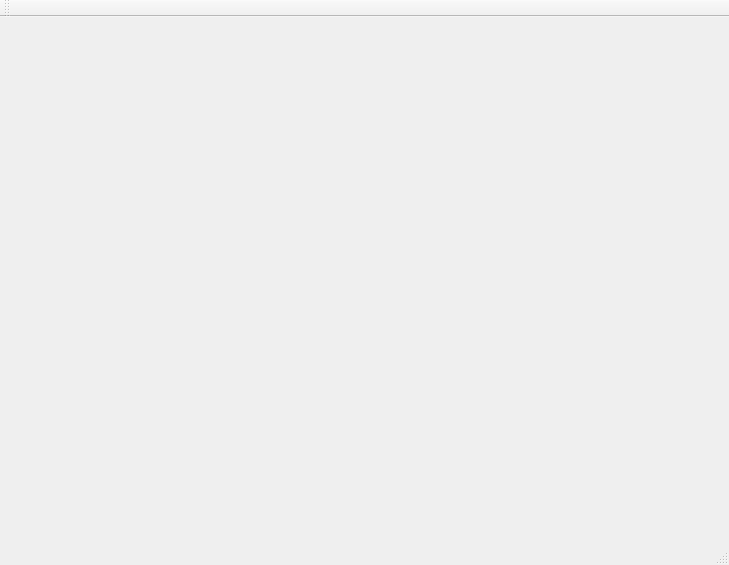
<?xml version="1.0" encoding="UTF-8"?>
<ui version="4.0">
 <class>MainWindow</class>
 <widget class="QMainWindow" name="MainWindow">
  <property name="geometry">
   <rect>
    <x>0</x>
    <y>0</y>
    <width>729</width>
    <height>565</height>
   </rect>
  </property>
  <property name="windowTitle">
   <string>MainWindow</string>
  </property>
  <widget class="QWidget" name="centralWidget"/>
  <widget class="QMenuBar" name="menuBar">
   <property name="geometry">
    <rect>
     <x>0</x>
     <y>0</y>
     <width>729</width>
     <height>22</height>
    </rect>
   </property>
  </widget>
  <widget class="QToolBar" name="mainToolBar">
   <attribute name="toolBarArea">
    <enum>TopToolBarArea</enum>
   </attribute>
   <attribute name="toolBarBreak">
    <bool>false</bool>
   </attribute>
  </widget>
  <widget class="QStatusBar" name="statusBar"/>
 </widget>
 <layoutdefault spacing="6" margin="11"/>
 <resources/>
 <connections/>
</ui>
